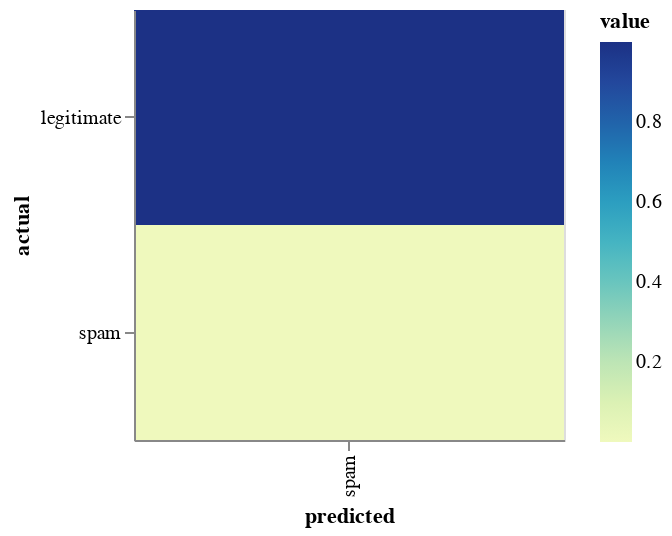

The notebook cell this image was saved under:
### Markdown cell above
It looks as though the drifted data is always classified as legitimate (remember that it is actually 100% spam), but let's look at a confusion matrix to visualize the predictions.

### Code cell
from sklearn.metrics import confusion_matrix
from mlworkflows import plot

df, chart = plot.binary_confusion_matrix(df_test_spam["label"], y_preds)
confusion_matrix(df_test_spam["label"], y_preds)
chart

### Figure 1 — Vega-Lite specification as saved in the notebook (floating-point values rounded to 4 significant figures)
{"config": {"view": {"continuousWidth": 400, "continuousHeight": 300}}, "data": {"name": "data-aa90325d4b4a9aa419f11a06e9e61e70"}, "mark": "rect", "encoding": {"color": {"type": "quantitative", "field": "value"}, "tooltip": [{"type": "quantitative", "field": "raw_count"}], "x": {"type": "ordinal", "field": "predicted"}, "y": {"type": "ordinal", "field": "actual"}}, "height": 215, "width": 215, "$schema": "https://vega.github.io/schema/vega-lite/v4.8.1.json", "datasets": {"data-aa90325d4b4a9aa419f11a06e9e61e70": [{"predicted": "legitimate", "actual": "legitimate", "raw_count": 0, "value": null}, {"predicted": "legitimate", "actual": "spam", "raw_count": 0, "value": null}, {"predicted": "spam", "actual": "legitimate", "raw_count": 4992, "value": 0.9992}, {"predicted": "spam", "actual": "spam", "raw_count": 4, "value": 0.0008006}]}}
